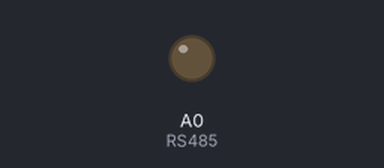
Bench run of a sketch on a simulated Arduino Nano, built with avr-gcc and run on an emulated ATmega328P. On the bench: output pins drawn as LEDs (lit = HIGH). Sleep ends after the set time or at an interrupt; no radio packets arrive unless stated; pins used as bus, display or sensor lines are not drawn; what the sketch prints to the serial monitor is not drawn.

Above: at 0.1 s.
Timing chart, 0 to 13.8 s (numbered marks = the images above):
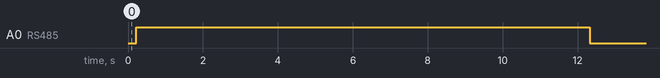

The sketch:

lora_transmitt_solar_bat_lowpower.ino
```cpp
#include <SPI.h>
#include <LoRa.h>
#include <SoftwareSerial.h>
#include <ModbusMaster.h>
#include <avr/sleep.h>
#include <avr/wdt.h>
#include <avr/power.h>

#include <CRC32.h>

// Pin definitions
#define NSS 10
#define NRESET 9
#define DIO0 8
#define BAND 433E6

// Analog pins
#define RS485 A0
#define SENSOR_1 A1
#define SENSOR_2 A2
#define SENSOR_3 A3
#define SOLAR_PIN A6
#define BATTERY_PIN A7

#define RX 7
#define TX 6

// Constants
#define VOLTAGE_DIVIDER_RATIO 2.0
#define ADC_REFERENCE 5.0
#define WDT_MAX_SLEEP 8  // Max WDT sleep duration in seconds

// Shared secret (minimum 8 bytes recommended)
const char SECRET_KEY[] = "LoraKey7742";

// Configuration - Set your desired interval here (in minutes)
const unsigned int MEASUREMENT_INTERVAL_MINUTES = 5;  // Adjust this value (1-255 minutes)
const unsigned int WDT_CYCLES_NEEDED = (MEASUREMENT_INTERVAL_MINUTES * 60) / WDT_MAX_SLEEP;

// Global variables
unsigned int counter = 0;
unsigned int wdt_cycle_count = 0;
int deviceAddress = 1;
int sensorWarmUp = 2000;
String deviceID = "Faraz00001";
volatile bool f_wdt = true;
SoftwareSerial mySerial(RX, TX);
ModbusMaster node;

void setup() {
  Serial.begin(9600);
  while (!Serial) {};

  // Initialize with power saving
  power_adc_disable();
  power_timer1_disable();
  power_timer2_disable();
  power_twi_disable();

  mySerial.begin(4800);
  node.begin(deviceAddress, mySerial);

  // Configure LoRa with minimal settings
  LoRa.setPins(NSS, NRESET, DIO0);
  if (!LoRa.begin(BAND)) {
    Serial.println("Starting LoRa failed!");
    while (1)
      ;
  }
  LoRa.setSpreadingFactor(7);
  LoRa.setSignalBandwidth(125E3);
  LoRa.setCodingRate4(8);
  LoRa.sleep();  // Put LoRa module to sleep initially

  Serial.println("Lora Transmitter");
  delay(100);
  // Configure sensor pins
  pinMode(SENSOR_1, OUTPUT);
  pinMode(SENSOR_2, OUTPUT);
  pinMode(SENSOR_3, OUTPUT);
  pinMode(RS485, OUTPUT);
  digitalWrite(SENSOR_1, LOW);
  digitalWrite(SENSOR_2, LOW);
  digitalWrite(SENSOR_3, LOW);
  digitalWrite(RS485, LOW);

  //
  takeMeasurementsAndTransmit();
  delay(100);
  // Configure watchdog timer for maximum sleep duration
  setup_watchdog(WDT_MAX_SLEEP);
}

void loop() {
  if (f_wdt) {
    f_wdt = false;
    wdt_cycle_count++;

    // Only take measurements after the full interval has elapsed
    if (wdt_cycle_count >= WDT_CYCLES_NEEDED) {
      wdt_cycle_count = 0;
      takeMeasurementsAndTransmit();
      delay(100);
    }

    // Return to sleep
    prepareForSleep();
    sleepNow();
  }
}

void takeMeasurementsAndTransmit() {
  // Enable necessary peripherals
  power_all_enable();
  turnOnADC();
  delay(100);
  // Read voltages
  float solarVoltage = readVoltage(SOLAR_PIN);
  float batteryVoltage = readVoltage(BATTERY_PIN);

  // Read sensor data
  String sensorData = readAllSensors();

  // Prepare and send LoRa message
  String message = deviceID + "," + String(counter) + "," + String(solarVoltage, 2) + "," + String(batteryVoltage, 2) + "," + sensorData;

  delay(100);
  LoRa.idle();  // Wake LoRa module
  LoRa.beginPacket();
  LoRa.print(message);
  LoRa.endPacket();
  LoRa.sleep();  // Put LoRa back to sleep

  // Debug output
  Serial.println("Sent: " + message);
  counter++;
}

String readAllSensors() {
  String data1 = "1,0,0,0,0,0";
  String data2 = "2,0,0,0,0,0";
  String data3 = "3,0,0,0,0,0";

  digitalWrite(RS485, HIGH);
  delay(100);
  // Sensor 1
  digitalWrite(SENSOR_1, HIGH);
  delay(sensorWarmUp);  // Reduced stabilization time
  if (node.readHoldingRegisters(0, 5) == node.ku8MBSuccess) {
    data1 = buildSensorString(1, node);
  }
  digitalWrite(SENSOR_1, LOW);

  // Sensor 2
  digitalWrite(SENSOR_2, HIGH);
  delay(sensorWarmUp);
  if (node.readHoldingRegisters(0, 5) == node.ku8MBSuccess) {
    data2 = buildSensorString(2, node);
  }
  digitalWrite(SENSOR_2, LOW);

  // Sensor 3
  digitalWrite(SENSOR_3, HIGH);
  delay(sensorWarmUp);
  if (node.readHoldingRegisters(0, 5) == node.ku8MBSuccess) {
    data3 = buildSensorString(3, node);
  }
  digitalWrite(SENSOR_3, LOW);

  digitalWrite(RS485, LOW);

  return data1 + "," + data2 + "," + data3;
}

String buildSensorString(int sensorNum, ModbusMaster &node) {
  String result = String(sensorNum) + "," + String(node.getResponseBuffer(0));
  for (int j = 1; j < 5; j++) {
    result += "," + String(node.getResponseBuffer(j));
  }
  return result;
}

float readVoltage(int pin) {
  int rawValue = analogRead(pin);
  return (rawValue * ADC_REFERENCE) / 1023.0 * VOLTAGE_DIVIDER_RATIO;
}

void prepareForSleep() {
  // Power down all sensors
  digitalWrite(SENSOR_1, LOW);
  digitalWrite(SENSOR_2, LOW);
  digitalWrite(SENSOR_3, LOW);
  digitalWrite(RS485, LOW);

  // Disable peripherals
  turnOffADC();
  power_all_disable();
}

void turnOffADC() {
  ADCSRA &= ~(1 << ADEN);
}

void turnOnADC() {
  ADCSRA |= (1 << ADEN);
}

void sleepNow() {
  set_sleep_mode(SLEEP_MODE_PWR_DOWN);
  sleep_enable();
  sleep_mode();
  sleep_disable();
}

void setup_watchdog(int timerPrescaler) {
  byte bb;
  if (timerPrescaler > 9) timerPrescaler = 9;
  bb = timerPrescaler & 7;
  if (timerPrescaler > 7) bb |= (1 << 5);
  bb |= (1 << WDCE);

  MCUSR &= ~(1 << WDRF);
  WDTCSR |= (1 << WDCE) | (1 << WDE);
  WDTCSR = bb;
  WDTCSR |= _BV(WDIE);
}

ISR(WDT_vect) {
  f_wdt = true;
}
```
